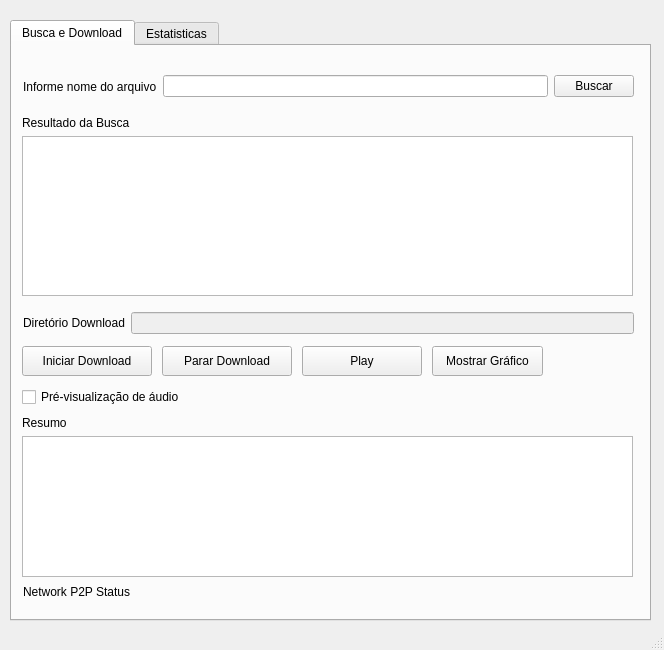
<?xml version="1.0" encoding="UTF-8"?>
<ui version="4.0">
 <class>MainWindow</class>
 <widget class="QMainWindow" name="MainWindow">
  <property name="geometry">
   <rect>
    <x>0</x>
    <y>0</y>
    <width>664</width>
    <height>650</height>
   </rect>
  </property>
  <property name="windowTitle">
   <string>Cliente P2P UDP</string>
  </property>
  <widget class="QWidget" name="centralwidget">
   <widget class="QTabWidget" name="tabWidget">
    <property name="geometry">
     <rect>
      <x>10</x>
      <y>20</y>
      <width>641</width>
      <height>601</height>
     </rect>
    </property>
    <property name="currentIndex">
     <number>0</number>
    </property>
    <widget class="QWidget" name="tab1">
     <attribute name="title">
      <string>Busca e Download</string>
     </attribute>
     <widget class="QWidget" name="verticalLayoutWidget_2">
      <property name="geometry">
       <rect>
        <x>11</x>
        <y>260</y>
        <width>611</width>
        <height>34</height>
       </rect>
      </property>
      <layout class="QHBoxLayout" name="horizontalLayout_2">
       <item>
        <widget class="QLabel" name="label_2">
         <property name="text">
          <string>Diretório Download</string>
         </property>
        </widget>
       </item>
       <item>
        <widget class="QLineEdit" name="txt_destino">
         <property name="enabled">
          <bool>false</bool>
         </property>
        </widget>
       </item>
      </layout>
     </widget>
     <widget class="QWidget" name="horizontalLayoutWidget">
      <property name="geometry">
       <rect>
        <x>11</x>
        <y>20</y>
        <width>611</width>
        <height>41</height>
       </rect>
      </property>
      <layout class="QHBoxLayout" name="horizontalLayout">
       <item>
        <widget class="QLabel" name="label">
         <property name="text">
          <string>Informe nome do arquivo</string>
         </property>
        </widget>
       </item>
       <item>
        <widget class="QLineEdit" name="txt_find"/>
       </item>
       <item>
        <widget class="QPushButton" name="btn_find">
         <property name="text">
          <string>Buscar</string>
         </property>
        </widget>
       </item>
      </layout>
     </widget>
     <widget class="QLabel" name="lbl_status">
      <property name="geometry">
       <rect>
        <x>11</x>
        <y>530</y>
        <width>610</width>
        <height>31</height>
       </rect>
      </property>
      <property name="text">
       <string>Network P2P Status</string>
      </property>
     </widget>
     <widget class="QPushButton" name="btn_download">
      <property name="geometry">
       <rect>
        <x>10</x>
        <y>300</y>
        <width>130</width>
        <height>30</height>
       </rect>
      </property>
      <property name="text">
       <string>Iniciar Download</string>
      </property>
     </widget>
     <widget class="QWidget" name="verticalLayoutWidget">
      <property name="geometry">
       <rect>
        <x>10</x>
        <y>70</y>
        <width>611</width>
        <height>180</height>
       </rect>
      </property>
      <layout class="QVBoxLayout" name="verticalLayout">
       <item>
        <widget class="QLabel" name="label_3">
         <property name="text">
          <string>Resultado da Busca</string>
         </property>
        </widget>
       </item>
       <item>
        <widget class="QTableWidget" name="tbl_result"/>
       </item>
      </layout>
     </widget>
     <widget class="QPushButton" name="btn_stop_download">
      <property name="geometry">
       <rect>
        <x>150</x>
        <y>300</y>
        <width>130</width>
        <height>30</height>
       </rect>
      </property>
      <property name="text">
       <string>Parar Download</string>
      </property>
     </widget>
     <widget class="QWidget" name="verticalLayoutWidget_3">
      <property name="geometry">
       <rect>
        <x>10</x>
        <y>370</y>
        <width>611</width>
        <height>161</height>
       </rect>
      </property>
      <layout class="QVBoxLayout" name="verticalLayout_2">
       <item>
        <widget class="QLabel" name="label_4">
         <property name="text">
          <string>Resumo</string>
         </property>
        </widget>
       </item>
       <item>
        <widget class="QTextEdit" name="txt_log">
         <property name="enabled">
          <bool>true</bool>
         </property>
        </widget>
       </item>
      </layout>
     </widget>
     <widget class="QPushButton" name="btn_play">
      <property name="geometry">
       <rect>
        <x>290</x>
        <y>300</y>
        <width>120</width>
        <height>30</height>
       </rect>
      </property>
      <property name="text">
       <string>Play</string>
      </property>
     </widget>
     <widget class="QPushButton" name="btn_graphic">
      <property name="geometry">
       <rect>
        <x>420</x>
        <y>300</y>
        <width>111</width>
        <height>30</height>
       </rect>
      </property>
      <property name="text">
       <string>Mostrar Gráfico</string>
      </property>
     </widget>
     <widget class="QCheckBox" name="chk_preview">
      <property name="geometry">
       <rect>
        <x>10</x>
        <y>340</y>
        <width>191</width>
        <height>22</height>
       </rect>
      </property>
      <property name="text">
       <string>Pré-visualização de áudio</string>
      </property>
     </widget>
    </widget>
    <widget class="QWidget" name="tab3">
     <attribute name="title">
      <string>Estatisticas</string>
     </attribute>
     <widget class="QTextEdit" name="txt_statistic">
      <property name="enabled">
       <bool>true</bool>
      </property>
      <property name="geometry">
       <rect>
        <x>10</x>
        <y>10</y>
        <width>621</width>
        <height>541</height>
       </rect>
      </property>
     </widget>
    </widget>
   </widget>
  </widget>
  <widget class="QStatusBar" name="statusbar"/>
 </widget>
 <resources/>
 <connections/>
</ui>
